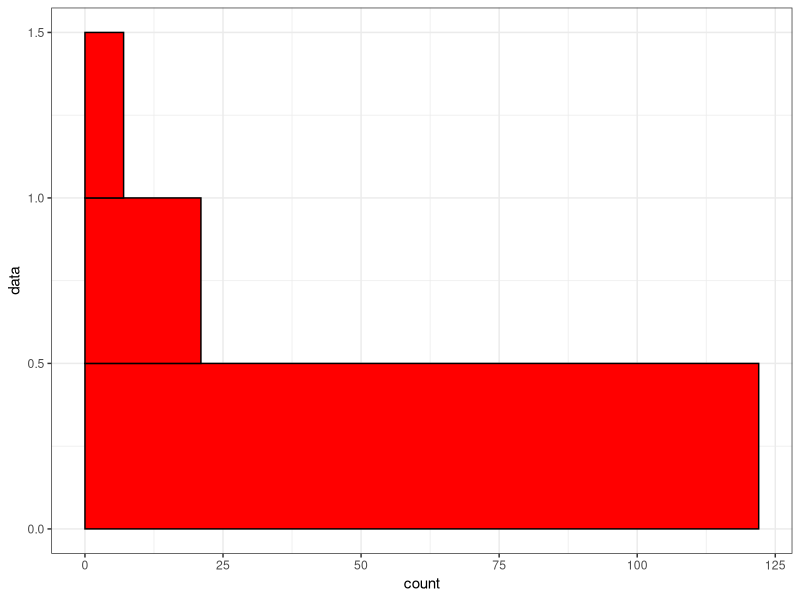
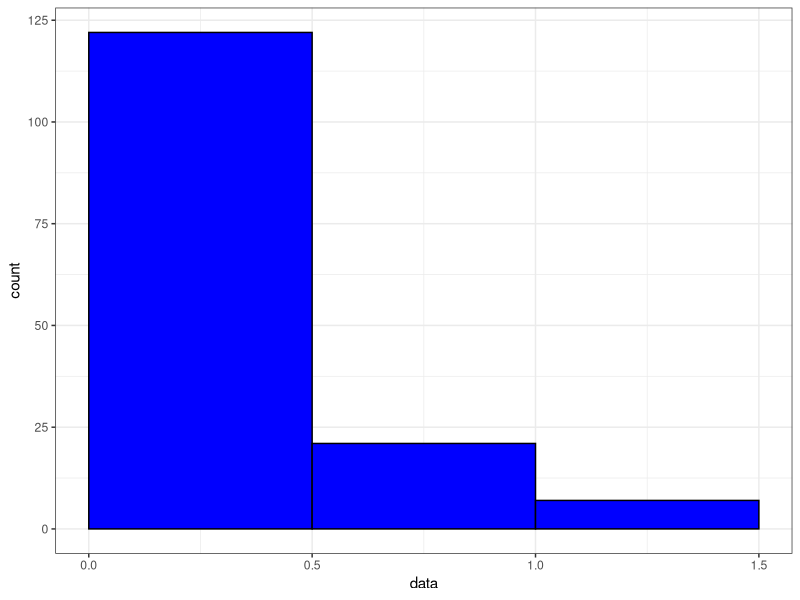

Generate these figures, in order, with R:
## ---- chunk 1
par(mar = c(4, 4, 0.1, 0.1))
df1 <- data.frame(
    data = rexp(150, rate = 3)
)

ggplot2::ggplot(df1) +
    ggplot2::geom_histogram(mapping= ggplot2::aes(y = data), fill="red", binwidth = 0.5, col = "black", closed="left", boundary=0) +
    ggplot2::theme_bw() 

ggplot2::ggplot(df1) +
    ggplot2::geom_histogram(mapping = ggplot2::aes(x = data), fill = "blue", col="black", binwidth = 0.5, closed="left", boundary=0) +
    ggplot2::theme_bw()

